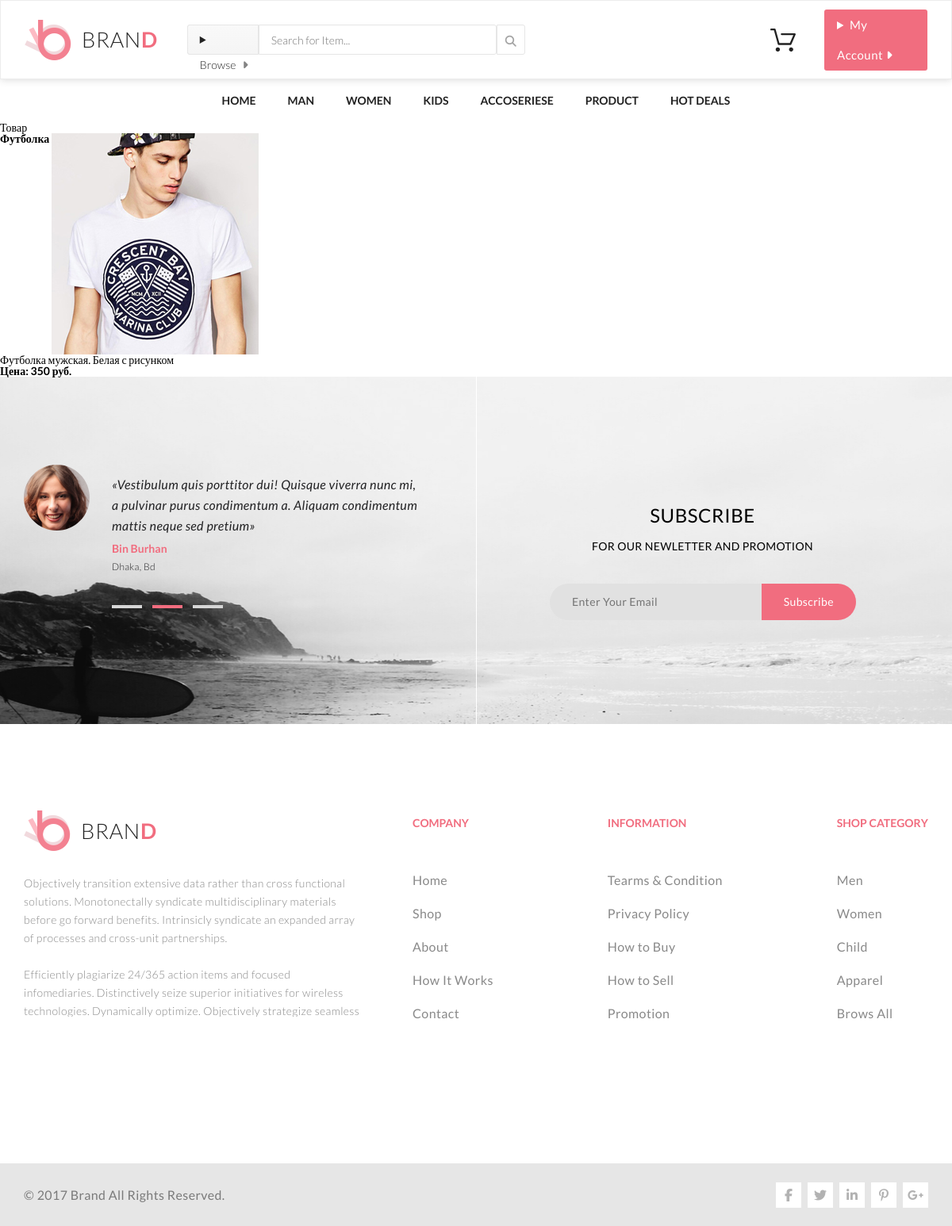
Page /?c=product&a=card&id=1 on the committed database.
### tables this page shows
CREATE TABLE `products` (
  `id` int NOT NULL,
  `name` varchar(255) NOT NULL,
  `description` varchar(255) NOT NULL,
  `price` int NOT NULL,
  `image` varchar(255) NOT NULL
);

### engine/Autoload.php (called while the page is built, shortened)
<?php
class Autoload
{
    public function loadClass($className) {
            $fileName = str_replace(['app', '\\'], [ROOT_DIR, DS], $className) . ".php";
    }
}

### traits/TSingletone.php (called while the page is built, shortened)
<?php
trait TSingletone
{
    private static $instance = null;
    public static function getInstance() {
        if (is_null(static::$instance)) {
            static::$instance = new static();
        }
        return static::$instance;
    }
}

### model/DbModel.php (called while the page is built, shortened)
<?php
abstract class DbModel extends Model
{
    public static function getOne($id) {
        $tableName = static::getTableName();
        $sql = "SELECT * FROM {$tableName} WHERE id = :id";
        return Db::getInstance()->queryOneObject($sql, ['id' => $id], static::class);
    }
    public static function getBasket() {
        $session_id = 1;
        $sql = "SELECT * FROM products AS p JOIN basket AS c ON p.id = c.product_id WHERE c.session_id = :session_id";
        return Db::getInstance()->queryAll($sql, ['session_id' => $session_id]);
    }
}

### engine/Db.php (called while the page is built, shortened)
<?php
class Db
{
    private $config = [
        'driver' => 'mysql',
        'host' => 'localhost:3306',
        'login' => 'root',
        'password' => 'root',
        'database' => 'shop',
        'charset' => 'utf8'
    ];
    protected $connection = null;
    protected function getConnection()
    {
        if (is_null($this->connection)) {
            $this->connection = new \PDO(
                $this->prepareDsnString(),
                $this->config['login'],
                $this->config['password']);
            $this->connection->setAttribute(\PDO::ATTR_DEFAULT_FETCH_MODE, \PDO::FETCH_ASSOC);
        }
        return $this->connection;
    }
    protected function prepareDsnString()
    {
        return sprintf("%s:host=%s;dbname=%s;charset=%s",
            $this->config['driver'],
            $this->config['host'],
            $this->config['database'],
            $this->config['charset']
        );
    }
    protected function query($sql, $params)
    {
        $stmt = $this->getConnection()->prepare($sql);
        $stmt->execute($params);
        return $stmt;
    }
    public function queryOneObject($sql, $params, $class)
    {
        $stmt = $this->query($sql, $params);
        $stmt->setFetchMode(\PDO::FETCH_CLASS | \PDO::FETCH_PROPS_LATE, $class);
        return $stmt->fetch();
    }
    public function queryAll($sql, $params = [])
    {
        return $this->query($sql, $params)->fetchAll();
    }
}

### views/card.php (the view)
<h2>Товар</h2>
<div class="container">
    <div class="item">
        <b><?=$item->name?></b>
        <img src="<?=IMAGES_DIR . $item->image;?>" alt="img">
        <p><?=$item->description?></p>
        <b>Цена: <?=$item->price?> руб.</b>
    </div>
</div>

### public/css/style.css (style rules this page uses)
* { padding: 0; margin: 0; border: 0; }
*, *:before, *:after { -webkit-box-sizing: border-box; box-sizing: border-box; }
html, body { height: 100%; width: 100%; font-size: 100%; line-height: 1; font-size: 14px; -ms-text-size-adjust: 100%; -moz-text-size-adjust: 100%; -webkit-text-size-adjust: 100%; }
img { vertical-align: top; }
h1, h2, h3, h4, h5, h6 { font-size: inherit; font-weight: inherit; }
body { font-family: Lato; }

### rows in the picture
products: name "Футболка", image (picture), description "Футболка мужская. Белая с рисунком", price "350"
